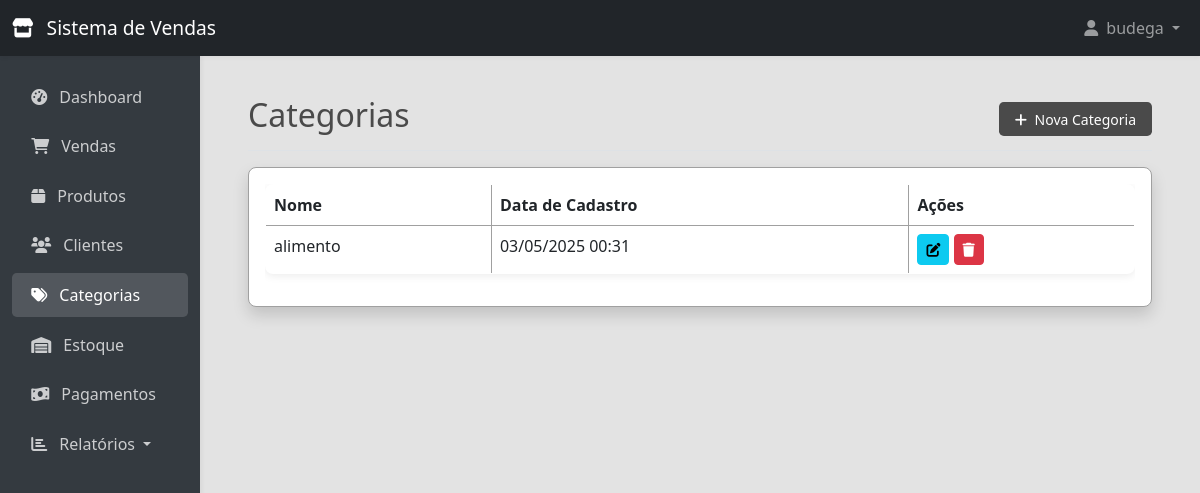
Before: /categories/ (signed in) with the older database file.
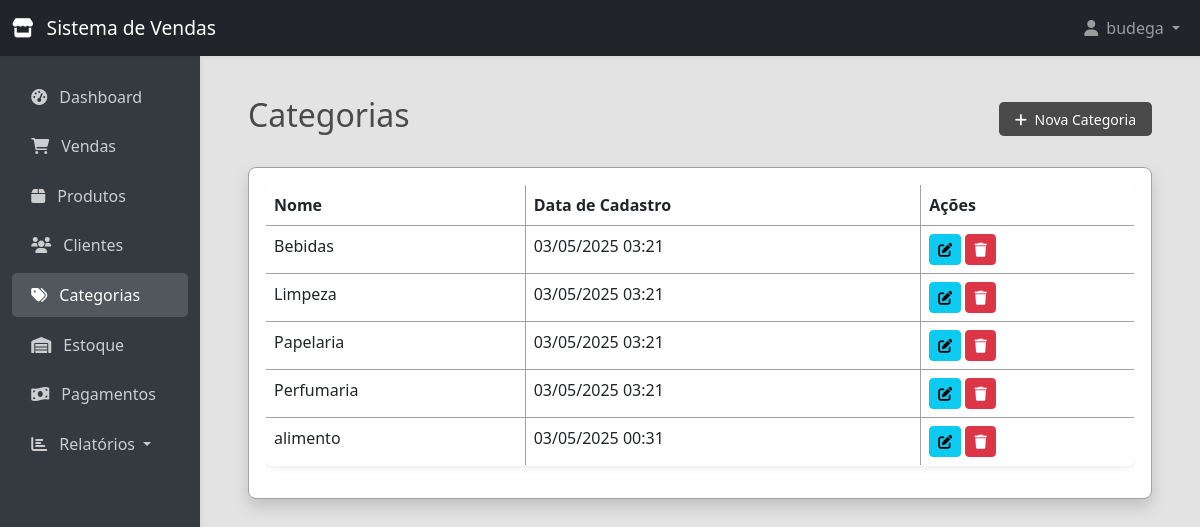
After: the same page with the newer database file.
### store/models.py (models this page shows, shortened)
class Category(models.Model):
    name = models.CharField(max_length=100, unique=True, verbose_name="Nome")
    code_prefix = models.CharField(max_length=2, unique=True, verbose_name="Prefixo do Código")
    created_at = models.DateTimeField(auto_now_add=True, verbose_name="Data de Cadastro")
    class Meta:
        verbose_name = "Categoria"
        verbose_name_plural = "Categorias"
        ordering = ['name']

### store/views.py (the view)
# urls.py: path('categories/', views.category_list, name='category_list'),
@login_required
def category_list(request):
    categories = Category.objects.all()
    return render(request, 'store/category/list.html', {'categories': categories})

### templates/store/category/list.html (shortened to what this page needs)
{% extends 'base.html' %}
{% block content %}
<div class="d-flex justify-content-between flex-wrap flex-md-nowrap align-items-center pt-3 pb-2 mb-3 border-bottom">
    <h1 class="h2">Categorias</h1>
    <div class="btn-toolbar mb-2 mb-md-0">
        <a href="{% url 'category_create' %}" class="btn btn-sm btn-primary">
            <i class="fas fa-plus me-1"></i> Nova Categoria
        </a>
    </div>
</div>
<div class="card shadow mb-4">
    <div class="card-body">
        <div class="table-responsive">
            <table class="table table-bordered table-hover">
                <thead>
                    <tr>
                        <th>Nome</th>
                        <th>Data de Cadastro</th>
                        <th>Ações</th>
                    </tr>
                </thead>
                <tbody>
                    {% for category in categories %}
                    <tr>
                        <td>{{ category.name }}</td>
                        <td>{{ category.created_at|date:"d/m/Y H:i" }}</td>
                        <td>
                            <a href="{% url 'category_update' category.id %}" class="btn btn-sm btn-info">
                                <i class="fas fa-edit"></i>
                            </a>
                            <a href="{% url 'category_delete' category.id %}" class="btn btn-sm btn-danger">
                                <i class="fas fa-trash"></i>
                            </a>
                        </td>
                    </tr>
                    {% empty %}
                    <tr>
                        <td colspan="3" class="text-center">Nenhuma categoria cadastrada.</td>
                    </tr>
                    {% endfor %}
                </tbody>
            </table>
        </div>
    </div>
</div>
{% endblock %}

Changed rows visible on the page:
added Category: name "Bebidas", created_at "03/05/2025 03:21"
added Category: name "Limpeza", created_at "03/05/2025 03:21"
added Category: name "Papelaria", created_at "03/05/2025 03:21"
added Category: name "Perfumaria", created_at "03/05/2025 03:21"
